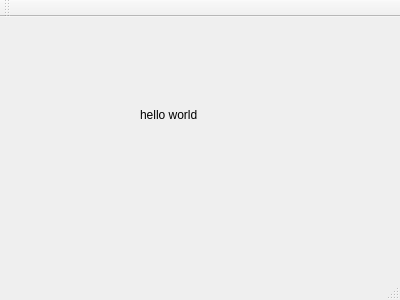
<?xml version="1.0" encoding="UTF-8"?>
<ui version="4.0">
 <class>MainWindow</class>
 <widget class="QMainWindow" name="MainWindow">
  <property name="geometry">
   <rect>
    <x>0</x>
    <y>0</y>
    <width>400</width>
    <height>300</height>
   </rect>
  </property>
  <property name="windowTitle">
   <string>MainWindow</string>
  </property>
  <widget class="QWidget" name="centralWidget">
   <widget class="QLabel" name="label">
    <property name="geometry">
     <rect>
      <x>140</x>
      <y>90</y>
      <width>101</width>
      <height>16</height>
     </rect>
    </property>
    <property name="text">
     <string>hello world</string>
    </property>
   </widget>
  </widget>
  <widget class="QMenuBar" name="menuBar">
   <property name="geometry">
    <rect>
     <x>0</x>
     <y>0</y>
     <width>400</width>
     <height>23</height>
    </rect>
   </property>
  </widget>
  <widget class="QToolBar" name="mainToolBar">
   <attribute name="toolBarArea">
    <enum>TopToolBarArea</enum>
   </attribute>
   <attribute name="toolBarBreak">
    <bool>false</bool>
   </attribute>
  </widget>
  <widget class="QStatusBar" name="statusBar"/>
 </widget>
 <layoutdefault spacing="6" margin="11"/>
 <resources/>
 <connections/>
</ui>
